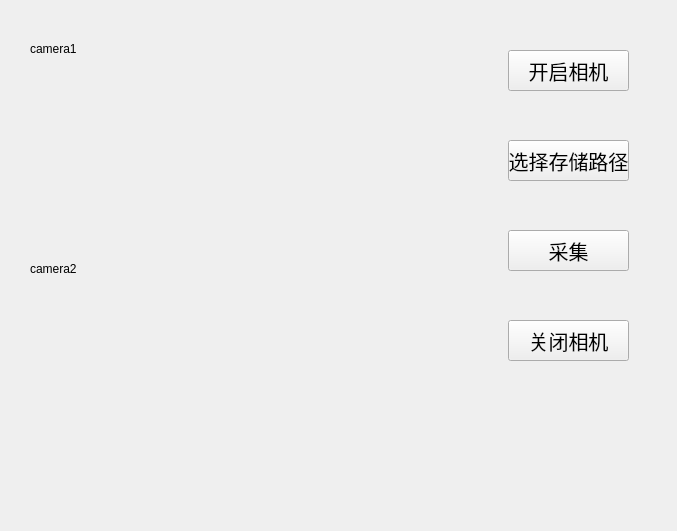
<?xml version="1.0" encoding="UTF-8"?>
<ui version="4.0">
 <class>photo</class>
 <widget class="QWidget" name="photo">
  <property name="geometry">
   <rect>
    <x>0</x>
    <y>0</y>
    <width>677</width>
    <height>531</height>
   </rect>
  </property>
  <property name="windowTitle">
   <string>Form</string>
  </property>
  <widget class="QLabel" name="label_camera1">
   <property name="geometry">
    <rect>
     <x>30</x>
     <y>40</y>
     <width>67</width>
     <height>17</height>
    </rect>
   </property>
   <property name="text">
    <string>camera1</string>
   </property>
  </widget>
  <widget class="QLabel" name="label_camera2">
   <property name="geometry">
    <rect>
     <x>30</x>
     <y>260</y>
     <width>67</width>
     <height>17</height>
    </rect>
   </property>
   <property name="text">
    <string>camera2</string>
   </property>
  </widget>
  <widget class="QPushButton" name="pushButton_open">
   <property name="geometry">
    <rect>
     <x>508</x>
     <y>50</y>
     <width>121</width>
     <height>41</height>
    </rect>
   </property>
   <property name="font">
    <font>
     <pointsize>15</pointsize>
    </font>
   </property>
   <property name="text">
    <string>开启相机</string>
   </property>
  </widget>
  <widget class="QPushButton" name="pushButton_select">
   <property name="geometry">
    <rect>
     <x>508</x>
     <y>140</y>
     <width>121</width>
     <height>41</height>
    </rect>
   </property>
   <property name="font">
    <font>
     <pointsize>15</pointsize>
    </font>
   </property>
   <property name="text">
    <string>选择存储路径</string>
   </property>
  </widget>
  <widget class="QPushButton" name="pushButton_collect">
   <property name="geometry">
    <rect>
     <x>508</x>
     <y>230</y>
     <width>121</width>
     <height>41</height>
    </rect>
   </property>
   <property name="font">
    <font>
     <pointsize>15</pointsize>
    </font>
   </property>
   <property name="text">
    <string>采集</string>
   </property>
  </widget>
  <widget class="QPushButton" name="pushButton_close">
   <property name="geometry">
    <rect>
     <x>508</x>
     <y>320</y>
     <width>121</width>
     <height>41</height>
    </rect>
   </property>
   <property name="font">
    <font>
     <pointsize>15</pointsize>
    </font>
   </property>
   <property name="text">
    <string>关闭相机</string>
   </property>
  </widget>
 </widget>
 <resources/>
 <connections/>
</ui>
